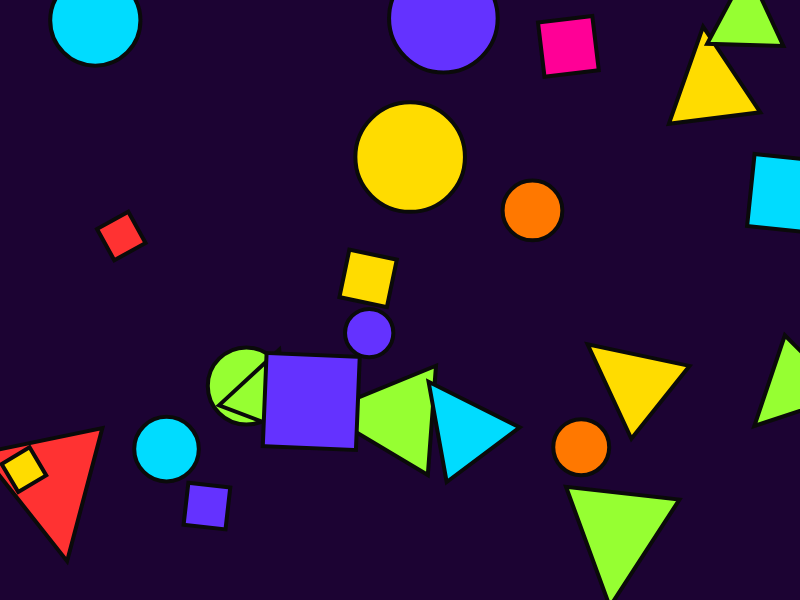
Frame 1 (no input)
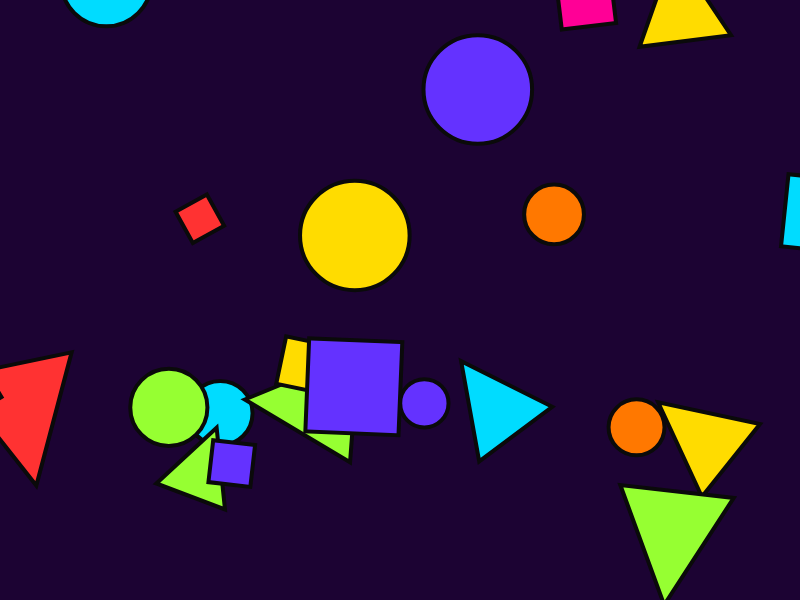
Frame 60 (no input)
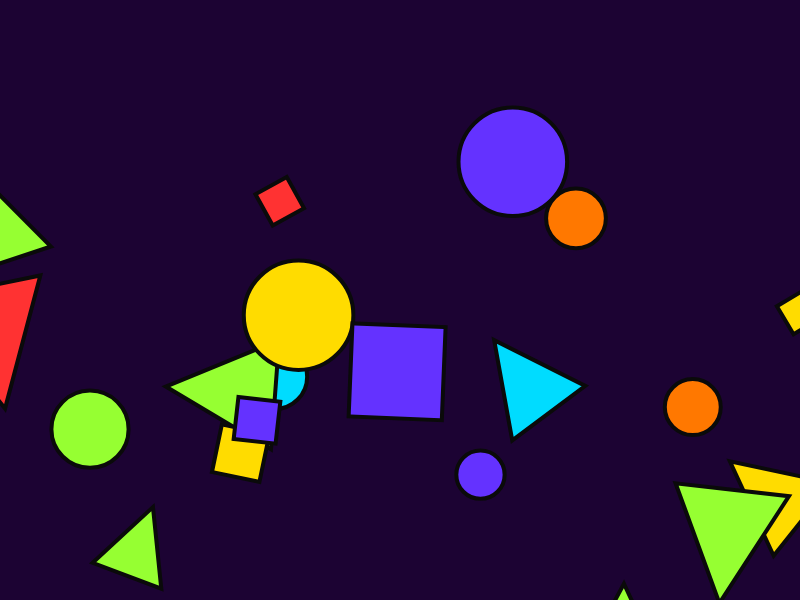
Frame 120 (the mouse pressed at the canvas centre since frame 60)

The p5.js sketch that drew these frames (run headless with seeded random() and noise() and a simulated clock; from frame 60 on, the mouse is pressed at the canvas centre):

// p5.js sketch
// ── sketch.js
// Arrays
let vormen = [];
let kleuren = [];

// Vormen
let aantalVormen;



function setup() {
  createCanvas(800, 600);

  genereerKunst();
}

function draw() {
  background(28, 3, 51);


  // Alle vormen maken
  for (let i = 0; i < vormen.length; i++) {

    let vorm = vormen[i];

    // Beweging
    vorm.x += vorm.snelheidX;
    vorm.y += vorm.snelheidY;

    // Als een vorm buiten beeld gaat verschijnt hij aan de andere kant
    if (vorm.x > width + vorm.grootte) {
      vorm.x = -vorm.grootte;
    }

    if (vorm.x < -vorm.grootte) {
      vorm.x = width + vorm.grootte;
    }

    if (vorm.y > height + vorm.grootte) {
      vorm.y = -vorm.grootte;
    }

    if (vorm.y < -vorm.grootte) {
      vorm.y = height + vorm.grootte;
    }

    // Kleur van de vorm
    fill(vorm.kleur);
    stroke(10);
    strokeWeight(4);

    // Verschillende soorten vormen
    if (vorm.type === "cirkel") {
      ellipse(vorm.x, vorm.y, vorm.grootte, vorm.grootte);

    } else if (vorm.type === "vierkant") {
      push();
      translate(vorm.x, vorm.y);
      rotate(vorm.hoek);
      rectMode(CENTER);
      rect(0, 0, vorm.grootte, vorm.grootte);
      pop();

    } else if (vorm.type === "driehoek") {
      push();
      translate(vorm.x, vorm.y);
      rotate(vorm.hoek);

      triangle(
        -vorm.grootte / 2,
        vorm.grootte / 2,
        0,
        -vorm.grootte / 2,
        vorm.grootte / 2,
        vorm.grootte / 2
      );

      pop();
    }
  }
}



function genereerKunst() {

  // Oude vormen verwijderen
  vormen = [];

  // Willekeurig aantal vormen
  aantalVormen = int(random(12, 30));

  // Kleuren voor de kunst
  kleuren = [
    color(255, 0, 150),
    color(0, 220, 255),
    color(255, 120, 0),
    color(100, 50, 255),
    color(150, 255, 50),
    color(255, 50, 50),
    color(255, 220, 0)
  ];

  // Nieuwe vormen maken
  for (let i = 0; i < aantalVormen; i++) {

    let nieuweVorm = {

      // Willekeurige positie
      x: random(width),
      y: random(height),

      // Willekeurige grootte
      grootte: random(30, 130),

      // Willekeurige snelheid
      snelheidX: random(-1.5, 1.5),
      snelheidY: random(-1.5, 1.5),

      // Willekeurige rotatie
      hoek: random(TWO_PI),

      // Willekeurige kleur
      kleur: random(kleuren),

      // Willekeurige vorm
      type: random(["cirkel", "vierkant", "driehoek"])
    };

    // Vorm toevoegen aan de array
    vormen.push(nieuweVorm);
  }
}



function keyPressed() {

  // Backspace randomized het
  if (keyCode === BACKSPACE) {
    genereerKunst();
  }
}
